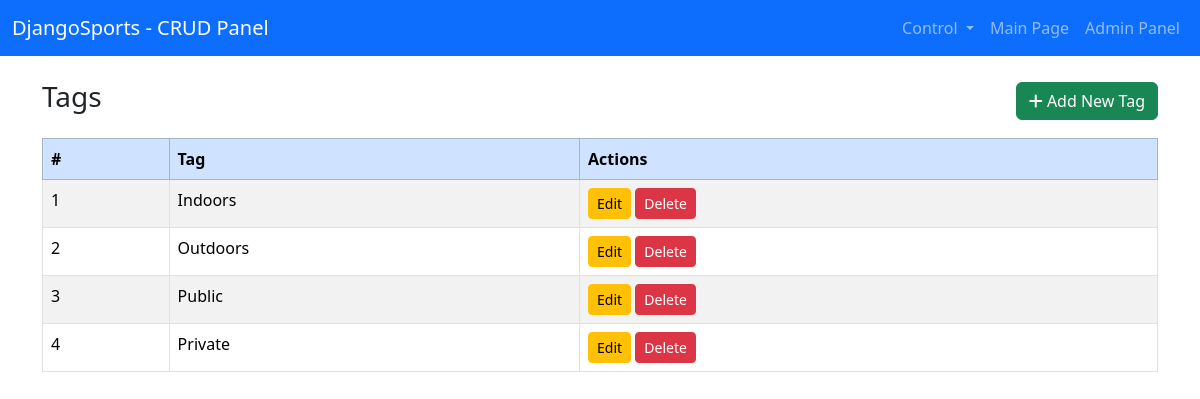
The app's page /tags/ (signed in), older data.
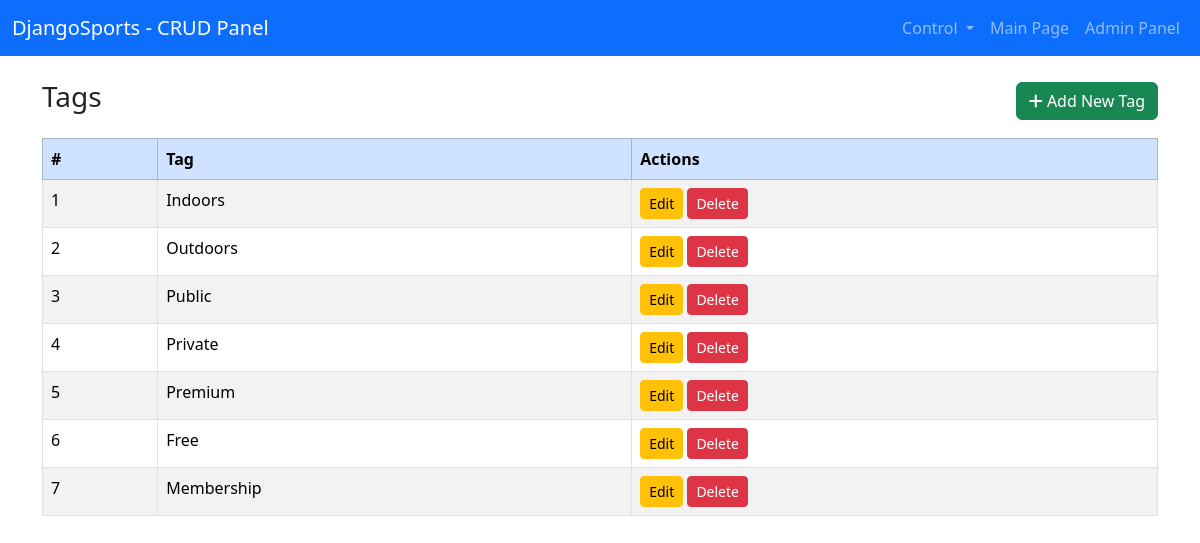
The same page, newer data.
### djangoSportApp/models.py (models this page shows, shortened)
class Tag(models.Model):
    name = models.CharField(max_length=100)

### djangoSportApp/views.py (the view)
# urls.py: path('tags/', views.tags_list, name='tags_list'),
@permission_required('djangoSportApp.view_tag', raise_exception=True)
def tags_list(request):
    tags = Tag.objects.all()
    return render(request, 'crud/tag_list.html', {'tags': tags})

### templates/crud/tag_list.html (shortened to what this page needs)
{% extends 'crud/crud-base.html' %}
{% block crud_content %}
        <div class="d-flex justify-content-between align-items-center mb-3">
            <h3>Tags</h3>
            <a href="{% url 'tags_create' %}" class="btn btn-success"><i class="fas fa-plus"></i> Add New Tag</a>
        </div>
        <table class="table table-striped table-bordered">
            <thead class="table-primary">
            <tr>
                <th>#</th>
                <th>Tag</th>
                <th>Actions</th>
            </tr>
            </thead>
            <tbody>
            {% for tag in tags %}
                <tr>
                    <td>{{ forloop.counter }}</td>
                    <td>{{ tag.name }}</td>
                    <td>
                        <a href="{% url 'tags_update' tag.id %}" class="btn btn-warning btn-sm">Edit</a>
                        <a href="{% url 'tags_delete' tag.id %}" class="btn btn-danger btn-sm">Delete</a>
                    </td>
                </tr>
            {% endfor %}
            </tbody>
        </table>
{% endblock %}

Row changes from the older to the newer data that the page shows:
added Tag: name "Premium"
added Tag: name "Free"
added Tag: name "Membership"
